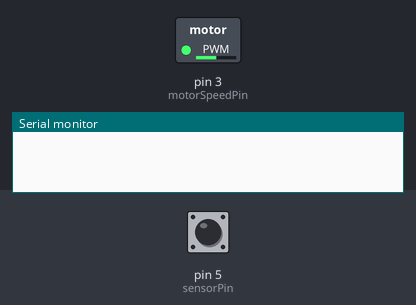
A sketch run on a simulated Arduino Uno, built with avr-gcc and run on an emulated ATmega328P. Parts: switched loads named in the sketch (green lamp = pin HIGH), the last lines printed to the serial monitor. The inputs (shaded band) are chosen by the test bench; at power-on: pin 5 (sensorPin) HIGH.

Above: at 1.2 s.
1.3 s: pin 5 (sensorPin) driven LOW
At 2.0 s:
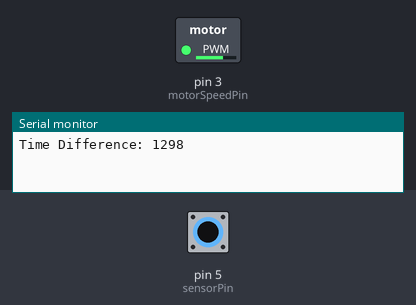
2.8 s: pin 5 (sensorPin) pulsed HIGH 2 times (0.12 s each, 0.3 s apart)
At 4.2 s:
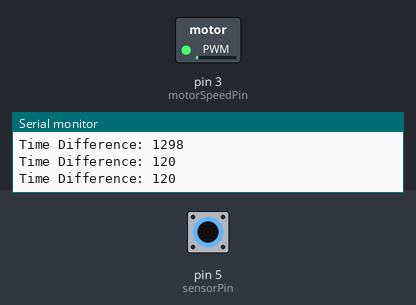
Timing chart, 0 to 5.8 s (numbered marks = the images above; inputs shaded):
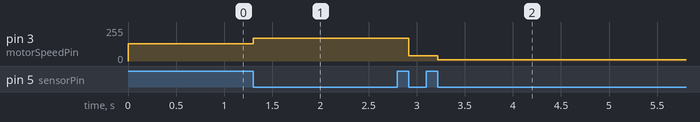

Measured:
- after the input at 1.3 s, pin 3 (motorSpeedPin): 128/255 → 172/255 at once
- after the input at 2.8 s, pin 3 (motorSpeedPin): 172/255 → 40/255 after 0.12 s, → 10/255 0.30 s later

The sketch:

feedbackloop.ino
```cpp
const int motorDirectionPin = 2; // Pin connected to the direction control of the motor driver
const int motorSpeedPin = 3;     // Pin connected to the speed control of the motor driver
const int sensorPin = 5;         // Pin connected to the IR sensor output
unsigned long previousMillis = 0;
unsigned long interval = 1050; // Time in milliseconds for expected interval
bool holeDetected = false;
// Variables to store the time of the last and current signal detections
unsigned long lastSignalTime = 0;
unsigned long currentSignalTime = 0;

// Variable to store the time difference
unsigned long timeDifference = 0;
int currentMotorSpeed = 128;

int adjustMotorSpeed(unsigned long timeTaken){
    signed long deviation = timeTaken - 1000;
    signed long adjustment = deviation * 0.15;
    currentMotorSpeed += adjustment;
    if (currentMotorSpeed < 10){
      currentMotorSpeed = 10;
    }
    else if (currentMotorSpeed > 255){
      currentMotorSpeed = 255;
    }
    analogWrite(motorSpeedPin, currentMotorSpeed);
}

void setup()
{
  pinMode(motorSpeedPin, OUTPUT);
  pinMode(sensorPin, INPUT);
  digitalWrite(sensorPin, HIGH);
  Serial.begin(9600);
  analogWrite(motorSpeedPin, currentMotorSpeed); // Setting the default speed to 128 for now for testing purposes
}

void loop()
{
  int sensorValue = digitalRead(sensorPin);
  unsigned long currentMillis = millis();

  //  analogWrite(motorSpeedPin, 255); //Setting the default speed

  if (sensorValue == HIGH && lastSignalTime == 0)
  {
    // Record the time of the first signal detection
    lastSignalTime = millis();
  }
  else if (sensorValue == LOW && lastSignalTime != 0)
  {
    // Record the time of the second signal detection
    currentSignalTime = millis();

    // Calculate the time difference between consecutive signals
    timeDifference = currentSignalTime - lastSignalTime;
    adjustMotorSpeed(timeDifference);

    // Print the time difference to the Serial Monitor
    Serial.print("Time Difference: ");
    Serial.println(timeDifference);

    // Reset the last signal time for the next measurement
    lastSignalTime = 0;
  }
}
```
